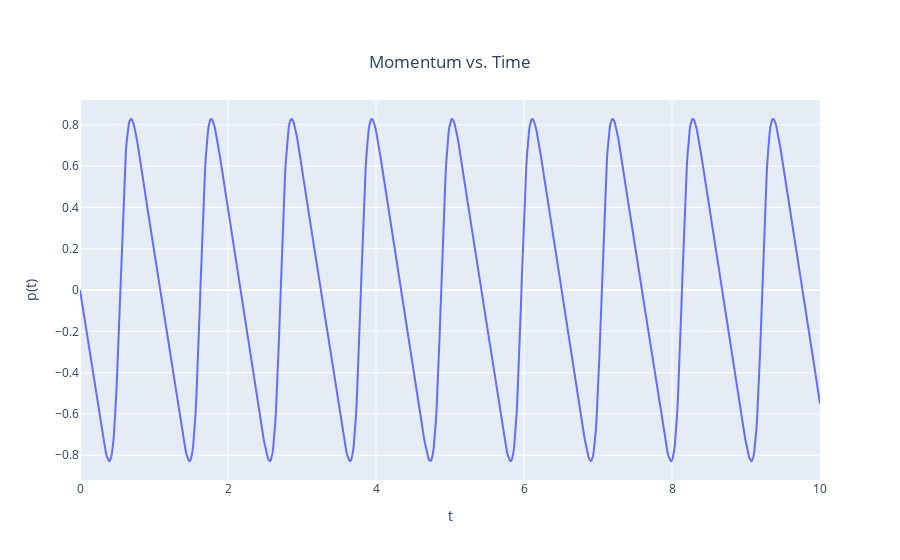

The notebook cell this image was saved under:
### Code cell
plot_data(t, p, x_axis_title='t', y_axis_title='p(t)', title='Momentum vs. Time')

### Figure 1 — Plotly figure (JSON) as saved in the notebook; plotly's stock layout.template omitted (floating-point values rounded to 4 significant figures; data arrays with more than 128 entries replaced by an {"elided": "..."} marker saying what was removed)
{"data": [{"mode": "lines", "type": "scatter", "x": {"elided": "1001 float values"}, "y": {"elided": "1001 float values"}}], "layout": {"title": {"text": "Momentum vs. Time", "x": 0.5, "xanchor": "center", "y": 0.9, "yanchor": "top"}, "xaxis": {"title": {"text": "t"}}, "yaxis": {"title": {"text": "p(t)"}}}}
